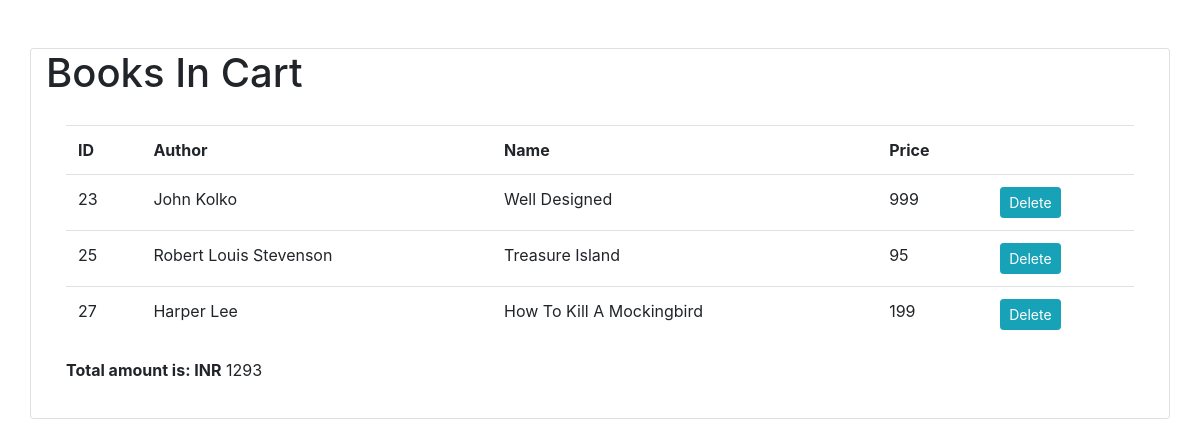
The page /viewcart/ on the database as committed earlier.
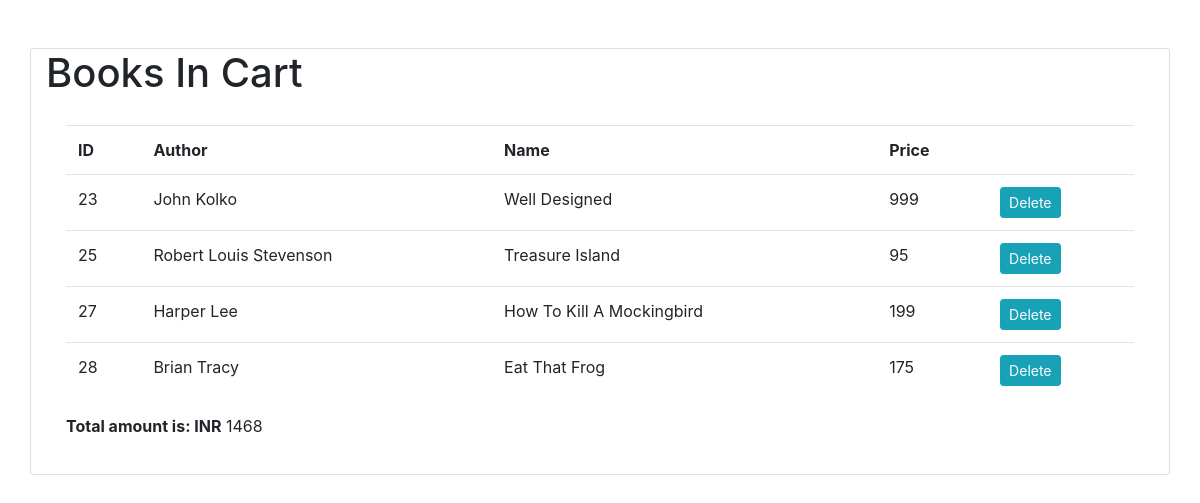
The same page on the database as committed later.
### MyLib/models.py (models this page shows, shortened)
class Checkout(models.Model):
    bookID = models.IntegerField(null=True)
    bookname = models.CharField(max_length=255)
    bookauthor = models.CharField(max_length=255)
    price = models.IntegerField(null=True)
    buyer_name = models.CharField(max_length=255)

### MyLib/views.py (the view)
# urls.py: path('viewcart/',views.viewcart,name='viewcart'),
def viewcart(request):
    bookcart = Checkout.objects.all().values()
    cost = 0
    for row in bookcart:
        print(row)
        cost =cost + row['price']
        print("Cost is ",cost)
    template = loader.get_template('viewcart.html')
    context = {
            'bookcart': bookcart,
            'total':cost
        }
    return HttpResponse(template.render(context, request))

### MyLib/templates/viewcart.html (shortened to what this page needs)
<!DOCTYPE html>
<html lang="en">
<head>
    <link rel="stylesheet" href="https://stackpath.bootstrapcdn.com/bootstrap/4.5.0/css/bootstrap.min.css"0>
</head>
<body>
    <br>
	<br>
    {%block content%}
    <div class="container card">
        <h1>Books In Cart</h1>
        <div class="card-body">
            <table class="table table-hover">
                <tr>
                    <th>ID</th>
                    <th>Author</th>
                    <th>Name</th>
                    <th>Price</th>
                    <th></th>
                </tr>
                {% for i in bookcart %}
                    <tr>
                        <td>{{i.id}}</td>
                        <td>{{i.bookauthor}}</td>
                        <td>{{i.bookname}}</td>
                        <td>{{i.price}}</td>
                        <td><a href="delete/{{ i.id }}" class="btn btn-info btn-sm" type="submit">Delete</a></td>
                    </tr>
                {% endfor %}
            </table>
            <p><b>Total amount is: INR</b> {{total}}</p>
        </div>
    </div>
    {% endblock %}
</body>
</html>

Rows that differ between the two databases and show on the page:
added Checkout: id "28", bookauthor "Brian Tracy", bookname "Eat That Frog", price "175"
Other text that changed with them:
{{ total }}: "1293" → "1468"
